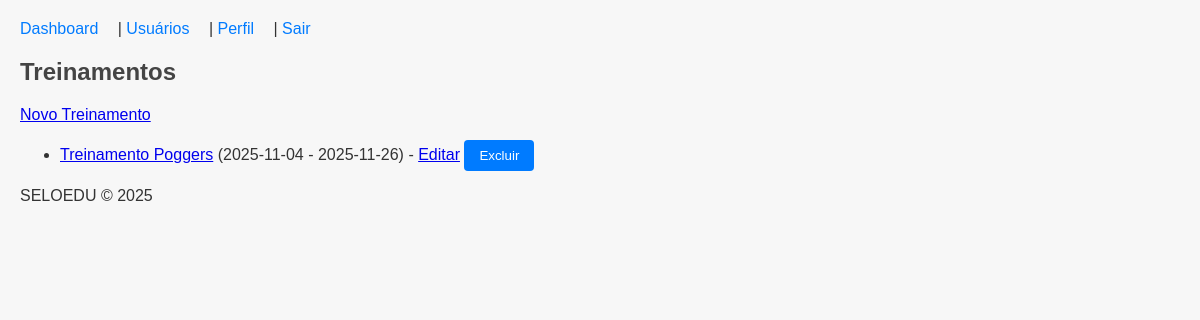
Screenshot of /treinamento/ (signed in) with the database file from the repository.
### models/treinamento.py (models this page shows, shortened)
class Treinamento(db.Model):
    __tablename__ = "treinamentos"
    id = db.Column(db.Integer, primary_key=True)
    titulo = db.Column(db.String(255), nullable=False)
    descricao = db.Column(db.Text, nullable=True)
    data_inicio = db.Column(db.Date, nullable=False)
    data_fim = db.Column(db.Date, nullable=False)
    criado_em = db.Column(db.DateTime, default=datetime.utcnow)

### views/treinamento.py (the view)
def listar_treinamentos():
    treinamentos = Treinamento.query.order_by(Treinamento.data_inicio.desc()).all()
    return render_template("treinamento/listar.html", treinamentos=treinamentos)

### app.py (called while the page is built)
def create_app():
    app = Flask(__name__)
    app.config.from_object(Config)
    db.init_app(app)
    login_manager.init_app(app)
    mail.init_app(app)
    app.register_blueprint(auth_bp)
    app.register_blueprint(users_bp)
    app.register_blueprint(treinamento_bp)
    @login_manager.user_loader
    def load_user(user_id):
        return User.query.get(int(user_id))
    with app.app_context():
        db.create_all()
        if not User.query.filter_by(email="admin@seloedu.com").first():
            master = User(
                nome="Admin Master",
                email="admin@seloedu.com",
                role="master"
            )
            master.set_password("123456")
            db.session.add(master)
            db.session.commit()
    @app.route("/")
    def home():
        return render_template("home.html")
    return app

### templates/treinamento/listar.html (shortened to what this page needs)
{% extends "base.html" %}
{% block content %}
<h2>Treinamentos</h2>
{% if current_user.role == "coordenador" %}
    <a href="{{ url_for('treinamento.novo') }}">Novo Treinamento</a>
{% endif %}
<ul>
    {% for t in treinamentos %}
    <li>
        <a href="{{ url_for('treinamento.detalhes', id=t.id) }}">{{ t.titulo }}</a>
        ({{t.data_inicio}} - {{t.data_fim}})
        {% if current_user.role == "coordenador" %}
        - <a href="{{ url_for('treinamento.editar', id=t.id) }}">Editar</a>
        <form action="{{ url_for('treinamento.deletar', id=t.id) }}" method="post" style="display:inline;">
            <button type="submit">Excluir</button>
        </form>
        {% endif %}
    </li>
    {% endfor %}
</ul>
{% endblock %}

### static/custom.css (style rules this page uses)
body { font-family: Arial, sans-serif; margin: 20px; background-color: #f7f7f7; color: #333; }
h1, h2 { color: #444; }
button, .btn-primary { background-color: #007bff; border: none; color: #fff; padding: 8px 15px; cursor: pointer; border-radius: 4px; text-decoration: none; }

### rows the page displays
Treinamento: titulo "Treinamento Poggers", data_inicio "2025-11-04", data_fim "2025-11-26"
